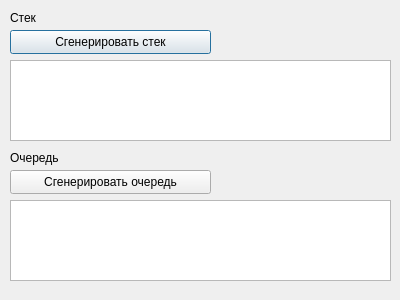
<?xml version="1.0" encoding="UTF-8"?>
<ui version="4.0">
 <class>Task4Window</class>
 <widget class="QDialog" name="Task4Window">
  <property name="geometry">
   <rect>
    <x>0</x>
    <y>0</y>
    <width>400</width>
    <height>300</height>
   </rect>
  </property>
  <property name="windowTitle">
   <string>Dialog</string>
  </property>
  <widget class="QLabel" name="labelQueue">
   <property name="geometry">
    <rect>
     <x>10</x>
     <y>150</y>
     <width>381</width>
     <height>16</height>
    </rect>
   </property>
   <property name="text">
    <string>Очередь</string>
   </property>
  </widget>
  <widget class="QLabel" name="labelStack">
   <property name="geometry">
    <rect>
     <x>10</x>
     <y>10</y>
     <width>381</width>
     <height>16</height>
    </rect>
   </property>
   <property name="text">
    <string>Стек</string>
   </property>
  </widget>
  <widget class="QPushButton" name="pushButtonGenerateStack">
   <property name="geometry">
    <rect>
     <x>10</x>
     <y>30</y>
     <width>201</width>
     <height>24</height>
    </rect>
   </property>
   <property name="text">
    <string>Сгенерировать стек</string>
   </property>
  </widget>
  <widget class="QPushButton" name="pushButtonGenerateQueue">
   <property name="geometry">
    <rect>
     <x>10</x>
     <y>170</y>
     <width>201</width>
     <height>24</height>
    </rect>
   </property>
   <property name="text">
    <string>Сгенерировать очередь</string>
   </property>
  </widget>
  <widget class="QTextEdit" name="textEditStack">
   <property name="geometry">
    <rect>
     <x>10</x>
     <y>60</y>
     <width>381</width>
     <height>81</height>
    </rect>
   </property>
  </widget>
  <widget class="QTextEdit" name="textEditQueue">
   <property name="geometry">
    <rect>
     <x>10</x>
     <y>200</y>
     <width>381</width>
     <height>81</height>
    </rect>
   </property>
  </widget>
 </widget>
 <resources/>
 <connections/>
</ui>
